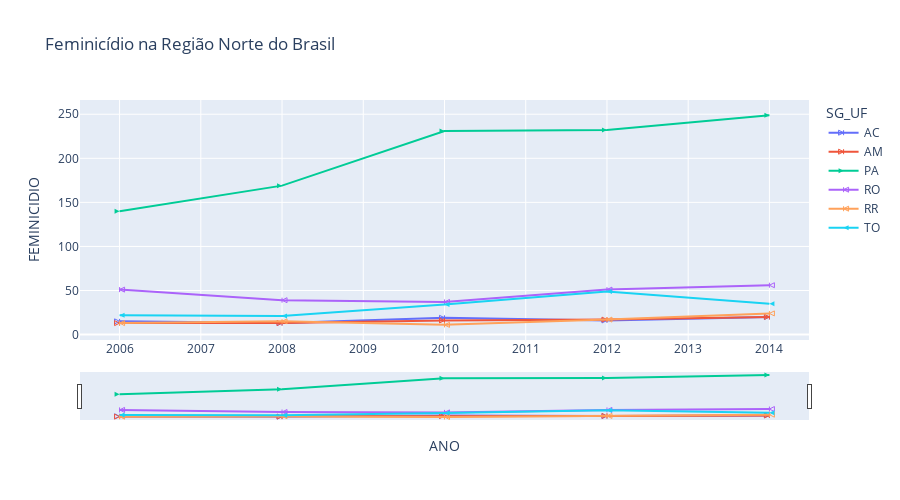

Write notebook code for a chart like this one.
### Code cell
# Criando um gráfico de área
import plotly.express as px
fig = px.line(fem_norte, 
              x="ANO", 
              y="FEMINICIDIO", 
              color='SG_UF', 
              height=500,
              title='Feminicídio na Região Norte do Brasil')

raw_symbols = SymbolValidator().values
# Take only the string values which are in this order.
symbols_names = raw_symbols[::-2]
markers = cycle(symbols_names)

fig.update_traces(mode='lines+markers')
for d in fig.data:
    d.marker.symbol = next(markers)
    d.marker.size = 5


fig.update_layout(xaxis_rangeslider_visible=True)
fig.show()

### Figure 1 — Plotly figure (JSON) as saved in the notebook; plotly's stock layout.template omitted (floating-point values rounded to 4 significant figures)
{"data": [{"hovertemplate": "SG_UF=AC<br>ANO=%{x}<br>FEMINICIDIO=%{y}<extra></extra>", "legendgroup": "AC", "line": {"color": "#636efa", "dash": "solid"}, "marker": {"size": 5, "symbol": "arrow-bar-right-open"}, "mode": "lines+markers", "name": "AC", "orientation": "v", "showlegend": true, "type": "scatter", "x": [2006, 2008, 2010, 2012, 2014], "xaxis": "x", "y": [15, 13, 19, 16, 20], "yaxis": "y"}, {"hovertemplate": "SG_UF=AM<br>ANO=%{x}<br>FEMINICIDIO=%{y}<extra></extra>", "legendgroup": "AM", "line": {"color": "#EF553B", "dash": "solid"}, "marker": {"size": 5, "symbol": 152}, "mode": "lines+markers", "name": "AM", "orientation": "v", "showlegend": true, "type": "scatter", "x": [2006, 2008, 2010, 2012, 2014], "xaxis": "x", "y": [13, 13, 16, 17, 20], "yaxis": "y"}, {"hovertemplate": "SG_UF=PA<br>ANO=%{x}<br>FEMINICIDIO=%{y}<extra></extra>", "legendgroup": "PA", "line": {"color": "#00cc96", "dash": "solid"}, "marker": {"size": 5, "symbol": "52"}, "mode": "lines+markers", "name": "PA", "orientation": "v", "showlegend": true, "type": "scatter", "x": [2006, 2008, 2010, 2012, 2014], "xaxis": "x", "y": [140, 169, 231, 232, 249], "yaxis": "y"}, {"hovertemplate": "SG_UF=RO<br>ANO=%{x}<br>FEMINICIDIO=%{y}<extra></extra>", "legendgroup": "RO", "line": {"color": "#ab63fa", "dash": "solid"}, "marker": {"size": 5, "symbol": "arrow-bar-left-open"}, "mode": "lines+markers", "name": "RO", "orientation": "v", "showlegend": true, "type": "scatter", "x": [2006, 2008, 2010, 2012, 2014], "xaxis": "x", "y": [51, 39, 37, 51, 56], "yaxis": "y"}, {"hovertemplate": "SG_UF=RR<br>ANO=%{x}<br>FEMINICIDIO=%{y}<extra></extra>", "legendgroup": "RR", "line": {"color": "#FFA15A", "dash": "solid"}, "marker": {"size": 5, "symbol": 151}, "mode": "lines+markers", "name": "RR", "orientation": "v", "showlegend": true, "type": "scatter", "x": [2006, 2008, 2010, 2012, 2014], "xaxis": "x", "y": [13, 15, 11, 17, 24], "yaxis": "y"}, {"hovertemplate": "SG_UF=TO<br>ANO=%{x}<br>FEMINICIDIO=%{y}<extra></extra>", "legendgroup": "TO", "line": {"color": "#19d3f3", "dash": "solid"}, "marker": {"size": 5, "symbol": "51"}, "mode": "lines+markers", "name": "TO", "orientation": "v", "showlegend": true, "type": "scatter", "x": [2006, 2008, 2010, 2012, 2014], "xaxis": "x", "y": [22, 21, 34, 49, 35], "yaxis": "y"}], "layout": {"height": 500, "legend": {"title": {"text": "SG_UF"}, "tracegroupgap": 0}, "title": {"text": "Feminicídio na Região Norte do Brasil"}, "xaxis": {"anchor": "y", "domain": [0, 1], "rangeslider": {"visible": true}, "title": {"text": "ANO"}}, "yaxis": {"anchor": "x", "domain": [0, 1], "title": {"text": "FEMINICIDIO"}}}}
